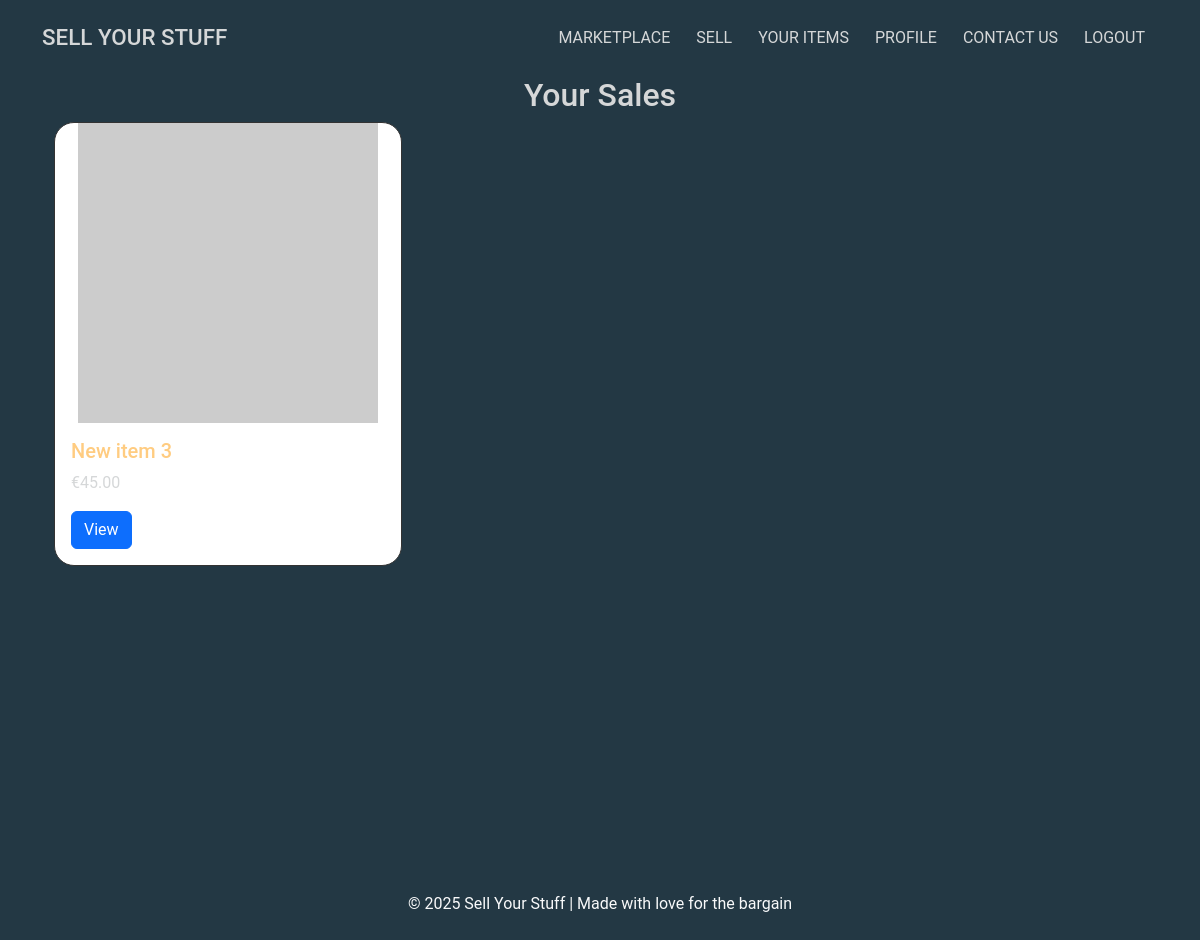
Before: /sales/ (signed in) with the older database file.
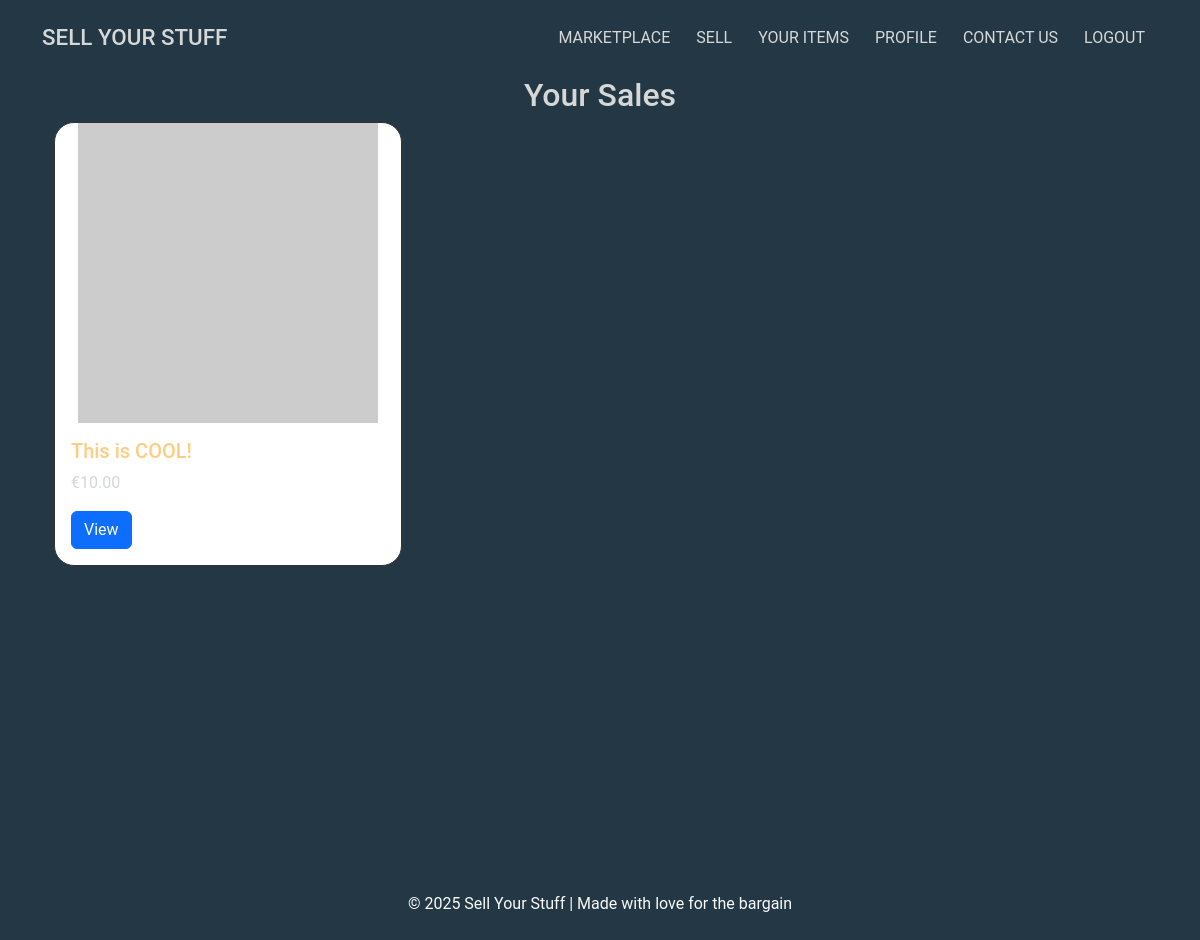
After: the same page with the newer database file.
### sales/models.py (models this page shows, shortened)
class Sale(models.Model):
    STATUS_CHOICES = [
        ("available", "Available"),
        ("sold", "Sold"),
        ("pending", "Pending"),  # Pending approval by seller
    ]
    user = models.ForeignKey(User, on_delete=models.CASCADE)  # Seller
    title = models.CharField(max_length=200)
    description = models.TextField()
    price = models.DecimalField(max_digits=10, decimal_places=2)
    main_image = models.ImageField(
        upload_to="product_images/", blank=True, null=True
    )  # Main image
    image_1 = models.ImageField(upload_to="product_images/", blank=True, null=True)
    image_2 = models.ImageField(upload_to="product_images/", blank=True, null=True)
    image_3 = models.ImageField(upload_to="product_images/", blank=True, null=True)
    video = models.FileField(
        upload_to="product_videos/", blank=True, null=True
    )  # Video upload field
    status = models.CharField(
        max_length=10, choices=STATUS_CHOICES, default="available"
    )
    created_at = models.DateTimeField(auto_now_add=True)

### sales/views.py (the view)
# urls.py: path("", views.sales_list, name="sales_list"),
@login_required
def sales_list(request):
    sales = Sale.objects.filter(
        user=request.user, status="available"
    )  # Only available items
    return render(request, "sales/sales_list.html", {"sales": sales})

### sell_ur_stuff_site/context_processors.py (called while the page is built)
def unread_notifications(request):
    if request.user.is_authenticated:
        unread_count = Notification.objects.filter(
            user=request.user, is_read=False
        ).count()
    else:
        unread_count = 0
    return {"unread_notifications": unread_count}

### sales/templates/sales/sales_list.html (shortened to what this page needs)
{% extends "base.html" %}
{% block content %}
<div class="container">
    <h2 class="text-center">Your Sales</h2>
    <div class="row">
        {% for sale in sales %}
            <div class="col-md-4 mb-4">
                <div class="card">
                    {% if sale.image %}
                        <img src="{{ sale.image.url }}" class="card-img-top sale-image" alt="{{ sale.title }}" width="" height="">
                    {% else %}
                        <img src="https://via.placeholder.com/300" class="card-img-top sale-image" alt="No Image" width="" height="">
                    {% endif %}
                    <div class="card-body">
                        <h5 class="card-title">{{ sale.title }}</h5>
                        <p class="card-text">€{{ sale.price }}</p>
                        <a href="{% url 'sale_detail' sale.id %}" class="btn btn-primary">View</a>
                    </div>
                </div>
            </div>
        {% empty %}
            <p class="text-center">You have no sales listed.</p>
        {% endfor %}
    </div>
</div>
{% endblock content %}

### templates/base.html (shortened to what this page needs)
{% load static %}
<!DOCTYPE html>
<html lang="en">
    <head>
        <link href="https://cdn.jsdelivr.net/npm/bootstrap@5.3.0/dist/css/bootstrap.min.css"
              rel="stylesheet">
       <link rel="stylesheet" href="{% static 'css/styles.css' %}">
    </head>
    <body>
        <nav class="navbar navbar-expand-lg navbar-dark">
            <div class="container">
                <a class="navbar-brand" href="{% url 'home' %}">SELL YOUR STUFF</a>
                <div class="collapse navbar-collapse" id="navbarNav">
                    <ul class="navbar-nav ms-auto">
                        <li class="nav-item">
                            <a class="nav-link" href="{% url 'market_list' %}">Marketplace</a>
                        </li>
                        {% if user.is_authenticated %}
                            <li class="nav-item">
                                <a class="nav-link" href="{% url 'sale_create' %}">Sell</a>
                            </li>
                            <li class="nav-item">
                                <a class="nav-link" href="{% url 'sales_list' %}">Your Items</a>
                            </li>
                            <li class="nav-item">
                                <a class="nav-link" href="{% url 'profile' %}">
                                    Profile
                                </a>
                            </li>
                            <li class="nav-item">
                                <a class="nav-link" href="{% url 'contact' %}">Contact Us</a>
                            </li>
                            <li class="nav-item">
                                <a class="nav-link" href="{% url 'account_logout' %}">Logout</a>
                            </li>
                        {% endif %}
                    </ul>
                </div>
            </div>
        </nav>
        <div class="container min-vh-100 main-content d-flex flex-column">
            {% block content %}{% endblock content %}
        </div>
        <footer class="text-center py-3 text-light">
            <p>© 2025 Sell Your Stuff | Made with love for the bargain</p>
        </footer>
    </body>
</html>

### static/css/styles.css (style rules this page uses)
:root { --main-bg-color: #233844; --main-bg-shadow: #233844b7; --secondary-bg-color: #3e4f5e5c; --main-font-color: #0d75b5; --secondary-font-color: #d5d7d8; --hover-color: #ffcc81; }
* { margin: 0; padding: 0; box-sizing: border-box; }
body { font-family: 'Roboto', sans-serif; background-color: var(--main-bg-color); color: var(--secondary-font-color); }
.main-content { height: auto; flex: 1 0 auto; }
.navbar-brand { color: var(--secondary-font-color); font-size: 1.4rem; font-weight: 500; text-transform: uppercase; }
.navbar { display: flex; justify-content: space-between; align-items: center; padding: 1rem 1rem; text-transform: uppercase; color: var(--secondary-font-color); }
.nav-link { color: var(--secondary-font-color); margin: 0 5px; transition: color 0.3s; }
.card { border: 1px solid #333; color: var(--secondary-font-color); border-radius: 20px; }
.profile-header, .card-title-hover-color, .sold-items-title, .card-title { color: var(--hover-color); }
.sale-image, .sale-video { max-height: 300px; object-fit: contain; }
footer { margin-top: auto; }

Changed rows visible on the page:
removed Sale: title "New item 3", price "45.00"
added Sale: title "This is COOL!", price "10.00"
